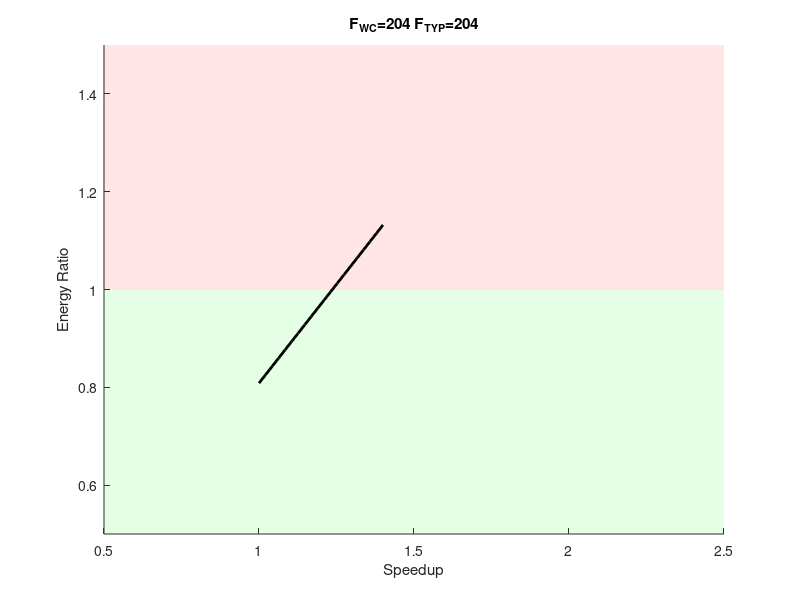

Source code (MATLAB):
clear all;
%close all;

%%%%%% INITIAL VARIABLES %%%%%
data_points = 20;

f_l = 204;
f_b = 204;

p_i_l_den = 0.14;
p_a_l_den = 0.56;
p_i_b_den = 0.2;
p_a_b_den = 0.8;

%Little core power numbers
p_idle_l = linspace(f_l*p_i_l_den,f_l*p_i_l_den,data_points);     %mW
p_act_l = linspace(f_l*p_a_l_den,f_l*p_a_l_den,data_points);%+p_idle_l; %mW

%Big core power numbers
p_idle_b = linspace(f_b*p_i_b_den,f_b*p_i_b_den,data_points);     %mW
p_act_b = linspace(f_b*p_a_b_den, f_b*p_a_b_den,data_points);%+p_idle_b; %mW

%Execution time numbers
exe_l = linspace(50,(50*f_b/f_l)+20,data_points);          %ms
exe_b = linspace(50,50,data_points);          %ms

%%%%% THRESHOLD CALCULATIONS %%%%%

speedup = exe_l ./ exe_b;

p_tot_l = p_idle_b + p_act_l;
p_tot_b = p_idle_l + p_act_b;
p_ratio = p_tot_l ./ p_tot_b;

e_tot_l = exe_l .* p_tot_l;
e_tot_b = exe_b .* p_tot_b;
e_ratio = e_tot_l ./ e_tot_b;

% figure
% plot(speedup, p_ratio,'b-','LineWidth',2)
% ylabel('Power Ratio');
% xlabel('Speedup');

figure
hold on
min_x = 0.5;%min(min(speedup),0.5);
max_x = 2.5;%max(max(speedup),1.5);
min_y = 0.5;%min(min(e_ratio),0.5);
max_y = 1.5;%max(max(e_ratio),1.2);

%Colored regions
fill([0 max_x max_x 0], [0 0 1 1],'g', 'FaceAlpha', 0.1, 'EdgeColor', 'None')
fill([0 max_x max_x 0], [1 1 max_y max_y],'r', 'FaceAlpha', 0.1, 'EdgeColor', 'None')
plot(speedup, e_ratio,'k-','LineWidth',2);

xlim([min_x max_x]);
ylim([min_y max_y]);
ylabel('Energy Ratio');
xlabel('Speedup');
title_str = sprintf('F_{WC}=%d F_{TYP}=%d',f_b,f_l);
title(title_str);